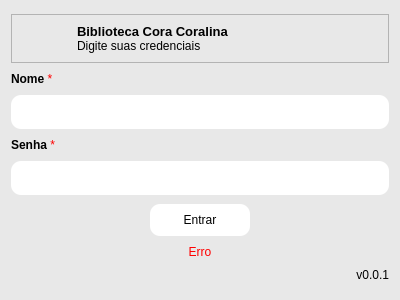
<?xml version="1.0" encoding="UTF-8"?>
<ui version="4.0">
 <class>Dialog</class>
 <widget class="QDialog" name="Dialog">
  <property name="geometry">
   <rect>
    <x>0</x>
    <y>0</y>
    <width>400</width>
    <height>300</height>
   </rect>
  </property>
  <property name="sizePolicy">
   <sizepolicy hsizetype="Fixed" vsizetype="Fixed">
    <horstretch>0</horstretch>
    <verstretch>0</verstretch>
   </sizepolicy>
  </property>
  <property name="minimumSize">
   <size>
    <width>400</width>
    <height>300</height>
   </size>
  </property>
  <property name="maximumSize">
   <size>
    <width>400</width>
    <height>300</height>
   </size>
  </property>
  <property name="windowTitle">
   <string>Login</string>
  </property>
  <property name="styleSheet">
   <string notr="true">background-color: rgb(232, 232, 232);
font: 75 8pt &quot;Arial&quot;;
</string>
  </property>
  <property name="modal">
   <bool>true</bool>
  </property>
  <layout class="QGridLayout" name="gridLayout">
   <item row="0" column="0" colspan="3">
    <widget class="QFrame" name="frame_top">
     <property name="sizePolicy">
      <sizepolicy hsizetype="Preferred" vsizetype="Fixed">
       <horstretch>0</horstretch>
       <verstretch>0</verstretch>
      </sizepolicy>
     </property>
     <property name="frameShape">
      <enum>QFrame::StyledPanel</enum>
     </property>
     <property name="frameShadow">
      <enum>QFrame::Raised</enum>
     </property>
     <layout class="QHBoxLayout" name="horizontalLayout">
      <item>
       <widget class="QLabel" name="img_logo">
        <property name="sizePolicy">
         <sizepolicy hsizetype="Preferred" vsizetype="Maximum">
          <horstretch>0</horstretch>
          <verstretch>0</verstretch>
         </sizepolicy>
        </property>
        <property name="maximumSize">
         <size>
          <width>50</width>
          <height>50</height>
         </size>
        </property>
        <property name="styleSheet">
         <string notr="true"/>
        </property>
        <property name="text">
         <string/>
        </property>
        <property name="pixmap">
         <pixmap resource="icons.qrc">:/icons/icons/logo-icon.png</pixmap>
        </property>
        <property name="scaledContents">
         <bool>true</bool>
        </property>
        <property name="wordWrap">
         <bool>false</bool>
        </property>
       </widget>
      </item>
      <item>
       <widget class="QLabel" name="label_title">
        <property name="sizePolicy">
         <sizepolicy hsizetype="Preferred" vsizetype="Fixed">
          <horstretch>0</horstretch>
          <verstretch>0</verstretch>
         </sizepolicy>
        </property>
        <property name="minimumSize">
         <size>
          <width>0</width>
          <height>0</height>
         </size>
        </property>
        <property name="text">
         <string>&lt;html&gt;&lt;head/&gt;&lt;body&gt;&lt;p&gt;&lt;span style=&quot; font-size:10pt; font-weight:600;&quot;&gt;Biblioteca Cora Coralina&lt;/span&gt;&lt;br/&gt;Digite suas credenciais&lt;/p&gt;&lt;/body&gt;&lt;/html&gt;</string>
        </property>
        <property name="textFormat">
         <enum>Qt::RichText</enum>
        </property>
        <property name="scaledContents">
         <bool>true</bool>
        </property>
        <property name="wordWrap">
         <bool>false</bool>
        </property>
       </widget>
      </item>
     </layout>
    </widget>
   </item>
   <item row="5" column="0">
    <spacer name="horizontalSpacer">
     <property name="orientation">
      <enum>Qt::Horizontal</enum>
     </property>
     <property name="sizeType">
      <enum>QSizePolicy::Expanding</enum>
     </property>
     <property name="sizeHint" stdset="0">
      <size>
       <width>125</width>
       <height>20</height>
      </size>
     </property>
    </spacer>
   </item>
   <item row="5" column="1">
    <widget class="QFrame" name="frame_login">
     <property name="sizePolicy">
      <sizepolicy hsizetype="Preferred" vsizetype="Fixed">
       <horstretch>0</horstretch>
       <verstretch>0</verstretch>
      </sizepolicy>
     </property>
     <property name="minimumSize">
      <size>
       <width>100</width>
       <height>0</height>
      </size>
     </property>
     <property name="styleSheet">
      <string notr="true">background-color: rgb(255, 255, 255);
border-radius: 10px;</string>
     </property>
     <property name="frameShape">
      <enum>QFrame::StyledPanel</enum>
     </property>
     <property name="frameShadow">
      <enum>QFrame::Raised</enum>
     </property>
     <layout class="QVBoxLayout" name="verticalLayout_2">
      <item>
       <widget class="QPushButton" name="btn_login">
        <property name="styleSheet">
         <string notr="true"/>
        </property>
        <property name="text">
         <string>Entrar</string>
        </property>
       </widget>
      </item>
     </layout>
    </widget>
   </item>
   <item row="5" column="2">
    <spacer name="horizontalSpacer_2">
     <property name="orientation">
      <enum>Qt::Horizontal</enum>
     </property>
     <property name="sizeHint" stdset="0">
      <size>
       <width>40</width>
       <height>20</height>
      </size>
     </property>
    </spacer>
   </item>
   <item row="1" column="0" colspan="3">
    <widget class="QLabel" name="label_username">
     <property name="sizePolicy">
      <sizepolicy hsizetype="MinimumExpanding" vsizetype="Fixed">
       <horstretch>0</horstretch>
       <verstretch>0</verstretch>
      </sizepolicy>
     </property>
     <property name="maximumSize">
      <size>
       <width>16777215</width>
       <height>16777215</height>
      </size>
     </property>
     <property name="text">
      <string>&lt;html&gt;&lt;head/&gt;&lt;body&gt;&lt;p&gt;&lt;span style=&quot; font-weight:600;&quot;&gt;Nome &lt;/span&gt;&lt;span style=&quot; color:#ff0000;&quot;&gt;*&lt;/span&gt;&lt;/p&gt;&lt;/body&gt;&lt;/html&gt;</string>
     </property>
     <property name="scaledContents">
      <bool>true</bool>
     </property>
     <property name="wordWrap">
      <bool>false</bool>
     </property>
    </widget>
   </item>
   <item row="2" column="0" colspan="3">
    <widget class="QFrame" name="frame_username">
     <property name="sizePolicy">
      <sizepolicy hsizetype="Preferred" vsizetype="Fixed">
       <horstretch>0</horstretch>
       <verstretch>0</verstretch>
      </sizepolicy>
     </property>
     <property name="styleSheet">
      <string notr="true">background-color: rgb(255, 255, 255);
border-radius: 10px;</string>
     </property>
     <property name="frameShape">
      <enum>QFrame::StyledPanel</enum>
     </property>
     <property name="frameShadow">
      <enum>QFrame::Raised</enum>
     </property>
     <layout class="QVBoxLayout" name="verticalLayout">
      <item>
       <widget class="QLineEdit" name="input_username">
        <property name="sizePolicy">
         <sizepolicy hsizetype="Expanding" vsizetype="Preferred">
          <horstretch>0</horstretch>
          <verstretch>0</verstretch>
         </sizepolicy>
        </property>
        <property name="styleSheet">
         <string notr="true"/>
        </property>
        <property name="clearButtonEnabled">
         <bool>true</bool>
        </property>
       </widget>
      </item>
     </layout>
    </widget>
   </item>
   <item row="3" column="0" colspan="3">
    <widget class="QLabel" name="label_pswd">
     <property name="sizePolicy">
      <sizepolicy hsizetype="Preferred" vsizetype="Fixed">
       <horstretch>0</horstretch>
       <verstretch>0</verstretch>
      </sizepolicy>
     </property>
     <property name="maximumSize">
      <size>
       <width>16777215</width>
       <height>16777215</height>
      </size>
     </property>
     <property name="text">
      <string>&lt;html&gt;&lt;head/&gt;&lt;body&gt;&lt;p&gt;&lt;span style=&quot; font-weight:600;&quot;&gt;Senha &lt;/span&gt;&lt;span style=&quot; color:#ff0000;&quot;&gt;*&lt;/span&gt;&lt;/p&gt;&lt;/body&gt;&lt;/html&gt;</string>
     </property>
     <property name="textFormat">
      <enum>Qt::AutoText</enum>
     </property>
     <property name="scaledContents">
      <bool>true</bool>
     </property>
     <property name="wordWrap">
      <bool>false</bool>
     </property>
    </widget>
   </item>
   <item row="4" column="0" colspan="3">
    <widget class="QFrame" name="frame_pswd">
     <property name="sizePolicy">
      <sizepolicy hsizetype="Preferred" vsizetype="Fixed">
       <horstretch>0</horstretch>
       <verstretch>0</verstretch>
      </sizepolicy>
     </property>
     <property name="styleSheet">
      <string notr="true">background-color: rgb(255, 255, 255);
border-radius: 10px;</string>
     </property>
     <property name="frameShape">
      <enum>QFrame::StyledPanel</enum>
     </property>
     <property name="frameShadow">
      <enum>QFrame::Raised</enum>
     </property>
     <layout class="QVBoxLayout" name="verticalLayout_4">
      <item>
       <widget class="QLineEdit" name="input_pswd">
        <property name="sizePolicy">
         <sizepolicy hsizetype="Preferred" vsizetype="Preferred">
          <horstretch>0</horstretch>
          <verstretch>0</verstretch>
         </sizepolicy>
        </property>
        <property name="styleSheet">
         <string notr="true"/>
        </property>
        <property name="echoMode">
         <enum>QLineEdit::Password</enum>
        </property>
        <property name="clearButtonEnabled">
         <bool>true</bool>
        </property>
       </widget>
      </item>
     </layout>
    </widget>
   </item>
   <item row="6" column="0" colspan="3">
    <widget class="QLabel" name="label_error">
     <property name="enabled">
      <bool>true</bool>
     </property>
     <property name="sizePolicy">
      <sizepolicy hsizetype="Preferred" vsizetype="Fixed">
       <horstretch>0</horstretch>
       <verstretch>0</verstretch>
      </sizepolicy>
     </property>
     <property name="maximumSize">
      <size>
       <width>16777215</width>
       <height>16777215</height>
      </size>
     </property>
     <property name="styleSheet">
      <string notr="true">color: rgb(255, 0, 0);</string>
     </property>
     <property name="text">
      <string>Erro</string>
     </property>
     <property name="scaledContents">
      <bool>false</bool>
     </property>
     <property name="alignment">
      <set>Qt::AlignCenter</set>
     </property>
    </widget>
   </item>
   <item row="7" column="0" colspan="3">
    <widget class="QLabel" name="label_version">
     <property name="sizePolicy">
      <sizepolicy hsizetype="Preferred" vsizetype="Fixed">
       <horstretch>0</horstretch>
       <verstretch>0</verstretch>
      </sizepolicy>
     </property>
     <property name="text">
      <string>v0.0.1</string>
     </property>
     <property name="scaledContents">
      <bool>true</bool>
     </property>
     <property name="alignment">
      <set>Qt::AlignRight|Qt::AlignTrailing|Qt::AlignVCenter</set>
     </property>
    </widget>
   </item>
  </layout>
 </widget>
 <resources>
  <include location="icons.qrc"/>
 </resources>
 <connections/>
</ui>
